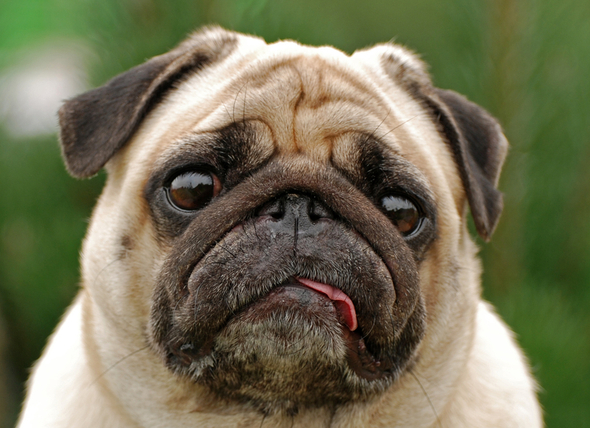
#> input picture ResNet_VGG_Inception/pug.jpg, 590 x 428 px
$ jupyter execute Pillow_PLI.ipynb
#> lines starting #> are read from the running program, lines starting #| are printed output that depends on the picture
[cell 1]
from PIL import Image

[cell 2]
pug = Image.open('pug.jpg')
#> pug is the input picture: PIL image 590x428 RGB; mean R, G, B 115, 113, 85.1

[cell 3]
pug.resize((200,200))
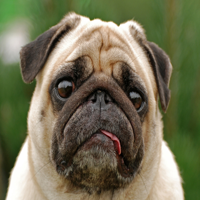
#> Out: PIL image 200x200 RGB; mean R, G, B 115, 113, 85.1

[cell 4]
#open image in a new window
pug.show()

[cell 5]
#rotate image
#using pug.rotate(45) cuts some parts of image.
pug.rotate(45,expand=True)
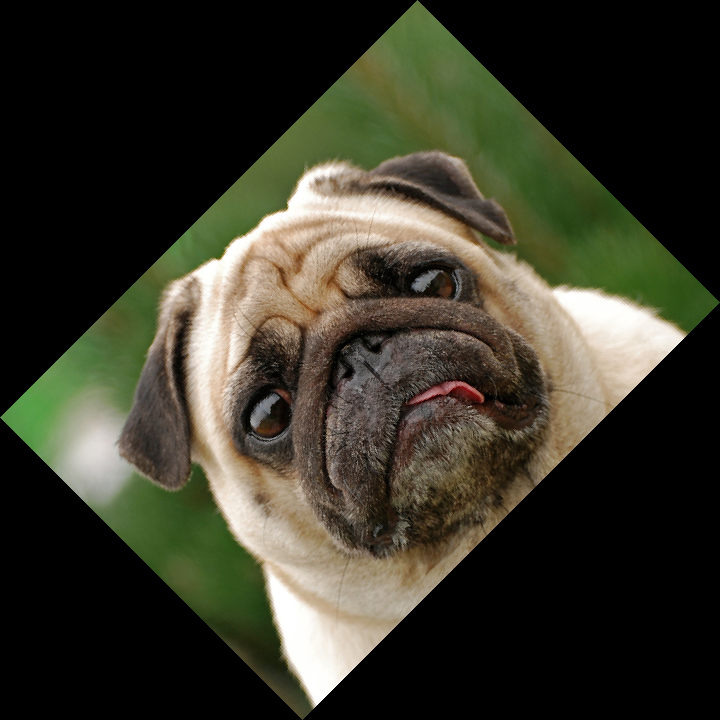
#> Out: PIL image 720x720 RGB; mean R, G, B 56, 55, 41.4

$ run again, with ResNet_VGG_Inception/mithu.jpg copied over ResNet_VGG_Inception/pug.jpg
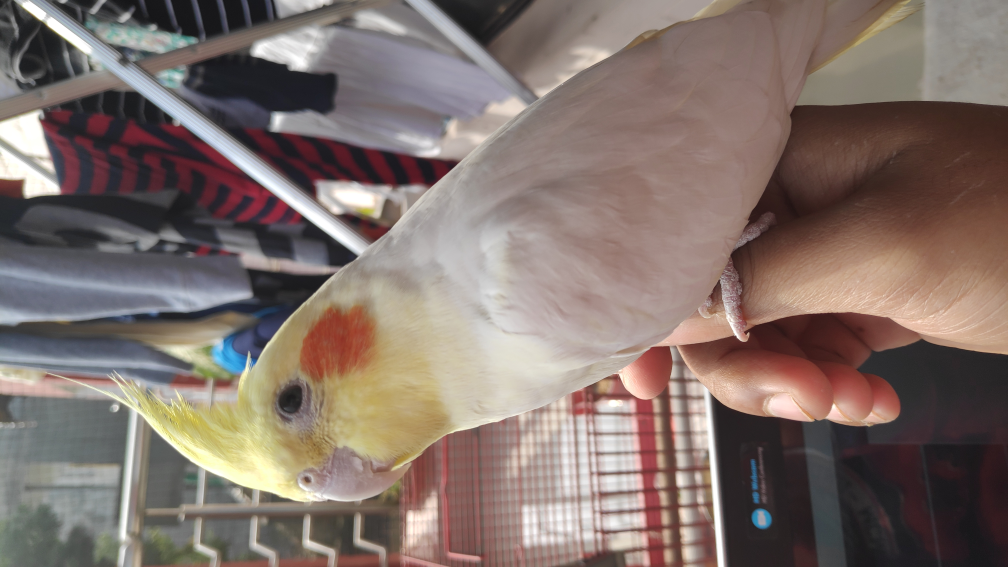
#> input picture ResNet_VGG_Inception/mithu.jpg, 4032 x 2268 px (shown at 1/4 size)
#> pug is the input picture: PIL image 4032x2268 RGB; mean R, G, B 129, 113.8, 107.6
#> `pug.resize((200,200))`:
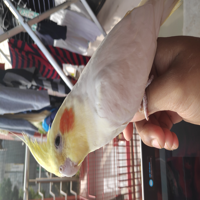
#> Out: PIL image 200x200 RGB; mean R, G, B 129, 113.8, 107.6
#> `pug.rotate(45,expand=True)`:
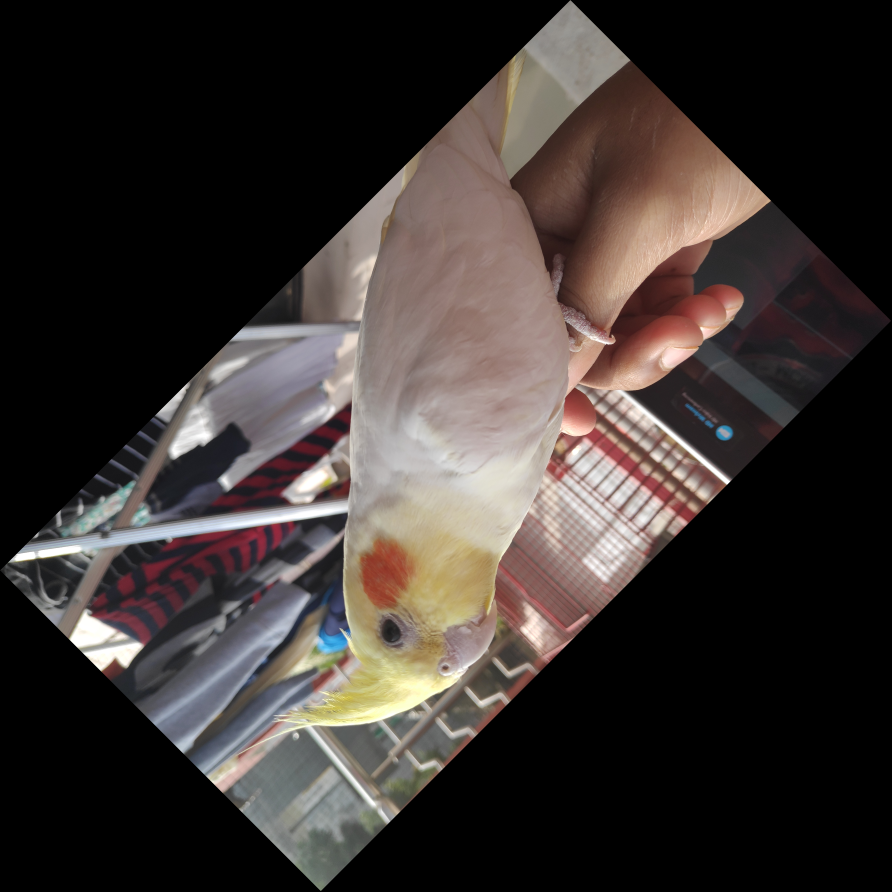
#> Out: PIL image 4456x4456 RGB (shown at 1/5 size); mean R, G, B 59.4, 52.4, 49.6
